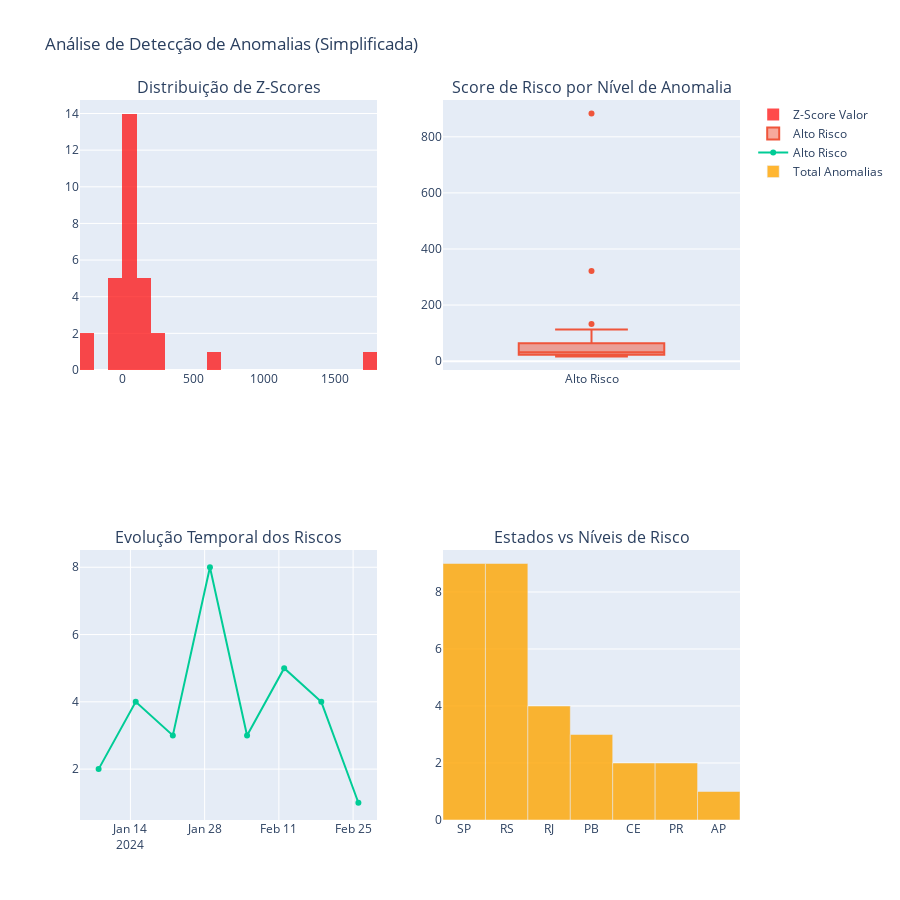

Notebook cell for this chart:
### Markdown cell above
## 🔍 Consulta 3: Detecção de Padrões Anômalos e Análise Preditiva

**Objetivo**: Identificar padrões anômalos de transações e comportamentos atípicos usando window functions estatísticas.

### Code cell
# Consulta 3: Detecção de padrões anômalos (versão simplificada)
query_3 = f"""
WITH perfil_base_cliente AS (
    SELECT 
        cl.id_cliente,
        cl.nome as nome_cliente,
        cl.cpf,
        a.estado,
        c.id_conta,
        DATE_TRUNC('week', t.data_transacao) as semana,
        COUNT(t.id_transacao) as transacoes_semana,
        SUM(t.valor) as valor_semana,
        AVG(t.valor) as ticket_medio_semana,
        STDDEV(t.valor) as volatilidade_valores,
        MIN(t.valor) as valor_minimo,
        MAX(t.valor) as valor_maximo
    FROM {TARGET_SCHEMA}.cliente cl
    JOIN {TARGET_SCHEMA}.conta c ON cl.id_cliente = c.id_cliente
    JOIN {TARGET_SCHEMA}.agencia a ON c.codigo_agencia = a.codigo_agencia
    JOIN {TARGET_SCHEMA}.transacao_conta t ON c.id_conta = t.id_conta
    WHERE t.data_transacao >= '2024-01-01'
    GROUP BY cl.id_cliente, cl.nome, cl.cpf, a.estado, c.id_conta,
             DATE_TRUNC('week', t.data_transacao)
),
estatisticas_cliente AS (
    SELECT *,
        -- Estatísticas históricas do cliente
        AVG(transacoes_semana) OVER (
            PARTITION BY id_cliente 
            ORDER BY semana 
            ROWS BETWEEN 11 PRECEDING AND 1 PRECEDING
        ) as media_historica_transacoes,
        
        STDDEV(transacoes_semana) OVER (
            PARTITION BY id_cliente 
            ORDER BY semana 
            ROWS BETWEEN 11 PRECEDING AND 1 PRECEDING
        ) as stddev_historica_transacoes,
        
        AVG(valor_semana) OVER (
            PARTITION BY id_cliente 
            ORDER BY semana 
            ROWS BETWEEN 11 PRECEDING AND 1 PRECEDING
        ) as media_historica_valor,
        
        STDDEV(valor_semana) OVER (
            PARTITION BY id_cliente 
            ORDER BY semana 
            ROWS BETWEEN 11 PRECEDING AND 1 PRECEDING
        ) as stddev_historica_valor,
        
        -- Ranking de atividade no estado
        PERCENT_RANK() OVER (
            PARTITION BY estado, semana 
            ORDER BY valor_semana
        ) as percentil_estado_semana
        
    FROM perfil_base_cliente
),
deteccao_anomalias AS (
    SELECT *,
        -- Z-Score para transações
        CASE 
            WHEN stddev_historica_transacoes > 0 THEN 
                (transacoes_semana - media_historica_transacoes) / stddev_historica_transacoes
            ELSE 0 
        END as zscore_transacoes,
        
        -- Z-Score para valores
        CASE 
            WHEN stddev_historica_valor > 0 THEN 
                (valor_semana - media_historica_valor) / stddev_historica_valor
            ELSE 0 
        END as zscore_valor,
        
        -- Detecção simples de outliers baseada em desvio padrão
        CASE 
            WHEN ABS((valor_semana - media_historica_valor) / COALESCE(NULLIF(stddev_historica_valor, 0), 1)) > 2 THEN true
            ELSE false
        END as outlier_simples,
        
        -- Classificação de volatilidade
        CASE 
            WHEN volatilidade_valores > 100000 THEN 'Alta Volatilidade'
            WHEN volatilidade_valores > 50000 THEN 'Média Volatilidade'
            WHEN volatilidade_valores > 10000 THEN 'Baixa Volatilidade'
            ELSE 'Estável'
        END as classificacao_volatilidade
        
    FROM estatisticas_cliente
    WHERE media_historica_transacoes IS NOT NULL
),
analise_final AS (
    SELECT *,
        -- Classificação de anomalia simplificada
        CASE 
            WHEN ABS(zscore_valor) > 3 OR outlier_simples = true THEN 'Alto Risco'
            WHEN ABS(zscore_valor) > 2 OR percentil_estado_semana > 0.95 THEN 'Médio Risco'
            WHEN ABS(zscore_valor) > 1 OR percentil_estado_semana > 0.90 THEN 'Baixo Risco'
            ELSE 'Normal'
        END as nivel_anomalia,
        
        -- Score de risco simplificado
        (
            ABS(zscore_valor) * 0.5 +
            ABS(zscore_transacoes) * 0.3 +
            percentil_estado_semana * 0.2
        ) as score_risco
        
    FROM deteccao_anomalias
)
SELECT 
    id_cliente,
    nome_cliente,
    estado,
    semana,
    transacoes_semana,
    valor_semana,
    zscore_valor,
    zscore_transacoes,
    percentil_estado_semana,
    outlier_simples,
    nivel_anomalia,
    classificacao_volatilidade,
    score_risco,
    RANK() OVER (ORDER BY score_risco DESC) as ranking_risco
FROM analise_final
WHERE nivel_anomalia != 'Normal'
ORDER BY score_risco DESC, semana DESC
LIMIT 30;
"""

try:
    resultado_3 = pd.read_sql(text(query_3), engine)

    print("🔍 DETECÇÃO DE PADRÕES ANÔMALOS E ANÁLISE PREDITIVA")
    print("=" * 110)
    print(f"{'Cliente':<8} {'Nome':<20} {'UF':<3} {'Semana':<11} {'Z-Score':<8} {'Risco':<12} {'Rank':<6}")
    print("-" * 110)

    for _, row in resultado_3.head(20).iterrows():
        semana_str = row['semana'].strftime('%Y-%m-%d') if pd.notna(row['semana']) else 'N/A'
        nome_trunc = row['nome_cliente'][:19] if len(row['nome_cliente']) > 19 else row['nome_cliente']
        
        print(f"{row['id_cliente']:<8} {nome_trunc:<20} {row['estado']:<3} {semana_str:<11} "
              f"{row['zscore_valor']:>7.2f} {row['nivel_anomalia']:<12} {row['ranking_risco']:>4}")

    # Visualizações de detecção de anomalias (versão simplificada)
    if len(resultado_3) > 0:
        fig = make_subplots(
            rows=2, cols=2,
            subplot_titles=(
                'Distribuição de Z-Scores',
                'Score de Risco por Nível de Anomalia',
                'Evolução Temporal dos Riscos',
                'Estados vs Níveis de Risco'
            ),
            specs=[[{"type": "histogram"}, {"type": "box"}],
                   [{"type": "scatter"}, {"type": "bar"}]]
        )

        # Gráfico 1: Distribuição de Z-Scores
        fig.add_trace(
            go.Histogram(
                x=resultado_3['zscore_valor'],
                nbinsx=25,
                name='Z-Score Valor',
                marker_color='red',
                opacity=0.7
            ),
            row=1, col=1
        )

        # Gráfico 2: Box plot por nível de anomalia
        for nivel in resultado_3['nivel_anomalia'].unique():
            dados_nivel = resultado_3[resultado_3['nivel_anomalia'] == nivel]['score_risco']
            fig.add_trace(
                go.Box(
                    y=dados_nivel,
                    name=nivel,
                    boxpoints='outliers'
                ),
                row=1, col=2
            )

        # Gráfico 3: Evolução temporal
        evolucao_temporal = resultado_3.groupby(['semana', 'nivel_anomalia']).size().unstack(fill_value=0)
        for nivel in evolucao_temporal.columns:
            fig.add_trace(
                go.Scatter(
                    x=evolucao_temporal.index,
                    y=evolucao_temporal[nivel],
                    mode='lines+markers',
                    name=f'{nivel}',
                    line=dict(width=2)
                ),
                row=2, col=1
            )

        # Gráfico 4: Estados vs Risco
        estado_risco = resultado_3.groupby(['estado', 'nivel_anomalia']).size().unstack(fill_value=0)
        
        # Somar por estado para obter totais
        total_por_estado = estado_risco.sum(axis=1).sort_values(ascending=False).head(8)
        
        fig.add_trace(
            go.Bar(
                x=total_por_estado.index,
                y=total_por_estado.values,
                name='Total Anomalias',
                marker_color='orange',
                opacity=0.8
            ),
            row=2, col=2
        )

        fig.update_layout(height=900, showlegend=True, title_text="Análise de Detecção de Anomalias (Simplificada)")
        fig.show()

        # Estatísticas de anomalias
        anomalias_stats = resultado_3.groupby('nivel_anomalia').agg({
            'id_cliente': 'count',
            'score_risco': ['mean', 'max'],
            'valor_semana': 'mean'
        }).round(2)

        print(f"\n🚨 Estatísticas de Anomalias:")
        total_anomalias = len(resultado_3)
        for nivel in ['Alto Risco', 'Médio Risco', 'Baixo Risco']:
            if nivel in anomalias_stats.index:
                count = anomalias_stats.loc[nivel, ('id_cliente', 'count')]
                pct = (count / total_anomalias) * 100
                score_medio = anomalias_stats.loc[nivel, ('score_risco', 'mean')]
                print(f"• {nivel}: {count} casos ({pct:.1f}%) - Score médio: {score_medio:.2f}")

        # Top clientes de risco
        top_risco = resultado_3.head(5)
        print(f"\n⚠️ Top 5 Clientes de Alto Risco:")
        for _, cliente in top_risco.iterrows():
            print(f"• Cliente {cliente['id_cliente']}: Score {cliente['score_risco']:.2f} - {cliente['nivel_anomalia']}")

        print(f"\n📊 Insights de Detecção:")
        print(f"• Total de anomalias detectadas: {len(resultado_3)}")
        print(f"• Estados com mais anomalias: {', '.join(total_por_estado.head(3).index)}")
        print(f"• Volatilidades encontradas: {', '.join(resultado_3['classificacao_volatilidade'].unique())}")
        
    else:
        print("⚠️ Nenhuma anomalia detectada nos dados")

except Exception as e:
    print(f"❌ Erro na execução da consulta: {e}")
    import traceback
    traceback.print_exc()

print("\n🎉 Todas as análises complexas foram concluídas!")
print("📊 Sistema completo de análise bancária implementado com sucesso!")
print("\n🔗 Notebooks criados:")
print("  1. 05_analytics_simple.ipynb - Consultas básicas")
print("  2. 06_analytics_intermediate.ipynb - Consultas com JOINs")
print("  3. 07_analytics_complex.ipynb - Consultas com Window Functions")

### Figure 1 — Plotly figure (JSON) as saved in the notebook; plotly's stock layout.template omitted (floating-point values rounded to 4 significant figures)
{"data": [{"marker": {"color": "red"}, "name": "Z-Score Valor", "nbinsx": 25, "opacity": 0.7, "type": "histogram", "x": [1766.0, 643.1, 265.3, -226.2, -223.2, 216.0, 138.1, 126.7, 125.1, 105.7, 101.8, 82.21, 73.3, 67.16, 66.74, 58.53, 50.27, 49.68, 49.16, 47.18, 45.61, -44.57, -45.22, 43.01, -39.74, 35.19, -34.99, 34.41, -33.25, 32.84], "xaxis": "x", "yaxis": "y"}, {"boxpoints": "outliers", "name": "Alto Risco", "type": "box", "xaxis": "x2", "y": [883.0, 321.6, 132.8, 113.3, 111.6, 108.1, 69.24, 63.5, 62.75, 53.04, 51.02, 41.27, 36.85, 33.69, 33.53, 29.67, 25.31, 25.04, 24.77, 23.67, 23.0, 22.98, 22.61, 21.65, 20.2, 17.78, 17.5, 17.37, 16.69, 16.6], "yaxis": "y2"}, {"line": {"width": 2}, "mode": "lines+markers", "name": "Alto Risco", "type": "scatter", "x": ["2024-01-08T00:00:00.000000000", "2024-01-15T00:00:00.000000000", "2024-01-22T00:00:00.000000000", "2024-01-29T00:00:00.000000000", "2024-02-05T00:00:00.000000000", "2024-02-12T00:00:00.000000000", "2024-02-19T00:00:00.000000000", "2024-02-26T00:00:00.000000000"], "xaxis": "x3", "y": [2, 4, 3, 8, 3, 5, 4, 1], "yaxis": "y3"}, {"marker": {"color": "orange"}, "name": "Total Anomalias", "opacity": 0.8, "type": "bar", "x": ["SP", "RS", "RJ", "PB", "CE", "PR", "AP"], "xaxis": "x4", "y": [9, 9, 4, 3, 2, 2, 1], "yaxis": "y4"}], "layout": {"annotations": [{"font": {"size": 16}, "showarrow": false, "text": "Distribuição de Z-Scores", "x": 0.225, "xanchor": "center", "xref": "paper", "y": 1, "yanchor": "bottom", "yref": "paper"}, {"font": {"size": 16}, "showarrow": false, "text": "Score de Risco por Nível de Anomalia", "x": 0.775, "xanchor": "center", "xref": "paper", "y": 1, "yanchor": "bottom", "yref": "paper"}, {"font": {"size": 16}, "showarrow": false, "text": "Evolução Temporal dos Riscos", "x": 0.225, "xanchor": "center", "xref": "paper", "y": 0.375, "yanchor": "bottom", "yref": "paper"}, {"font": {"size": 16}, "showarrow": false, "text": "Estados vs Níveis de Risco", "x": 0.775, "xanchor": "center", "xref": "paper", "y": 0.375, "yanchor": "bottom", "yref": "paper"}], "height": 900, "showlegend": true, "title": {"text": "Análise de Detecção de Anomalias (Simplificada)"}, "xaxis": {"anchor": "y", "domain": [0, 0.45]}, "xaxis2": {"anchor": "y2", "domain": [0.55, 1]}, "xaxis3": {"anchor": "y3", "domain": [0, 0.45]}, "xaxis4": {"anchor": "y4", "domain": [0.55, 1]}, "yaxis": {"anchor": "x", "domain": [0.625, 1]}, "yaxis2": {"anchor": "x2", "domain": [0.625, 1]}, "yaxis3": {"anchor": "x3", "domain": [0, 0.375]}, "yaxis4": {"anchor": "x4", "domain": [0, 0.375]}}}
